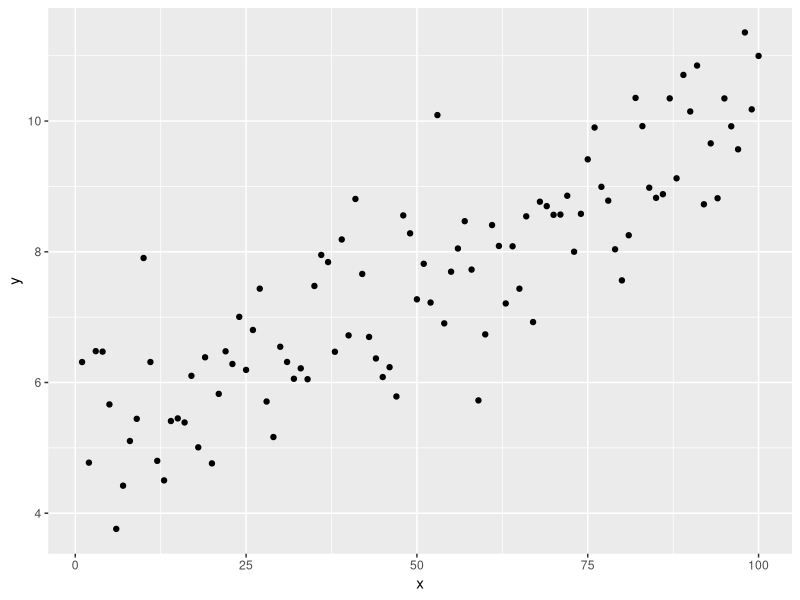
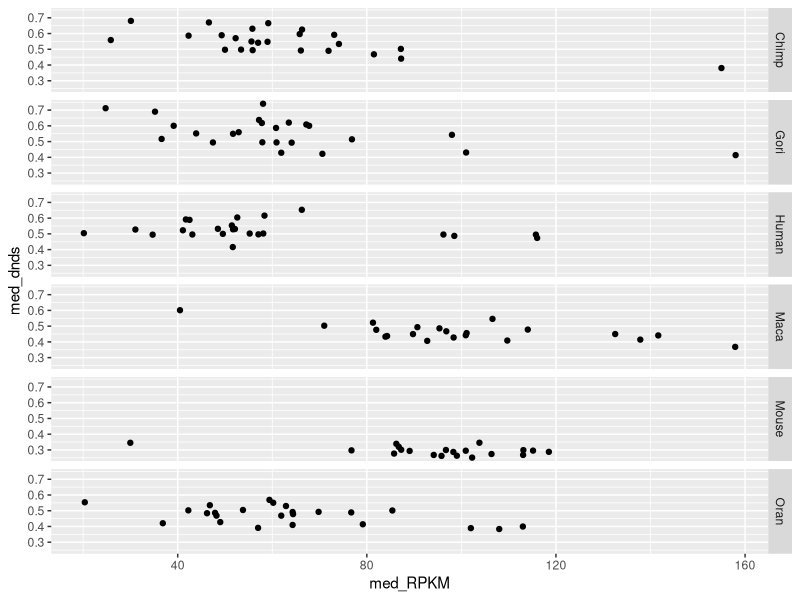
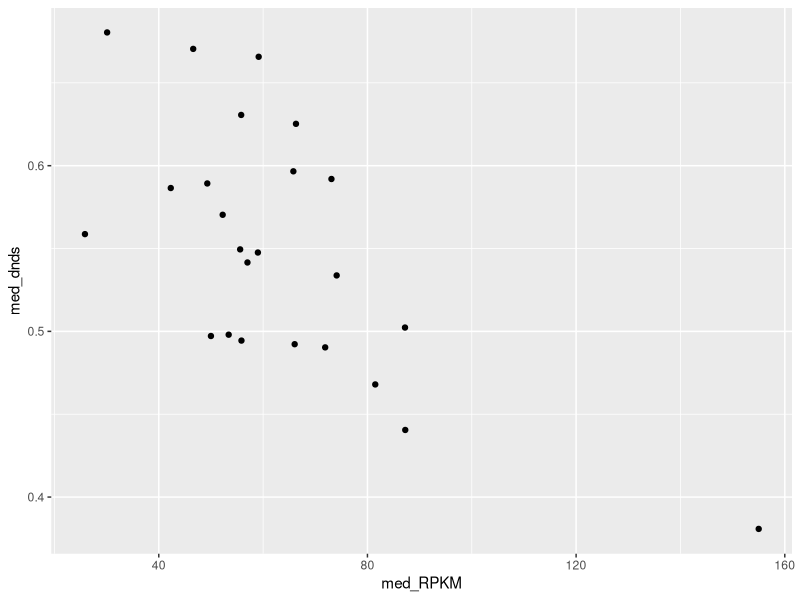
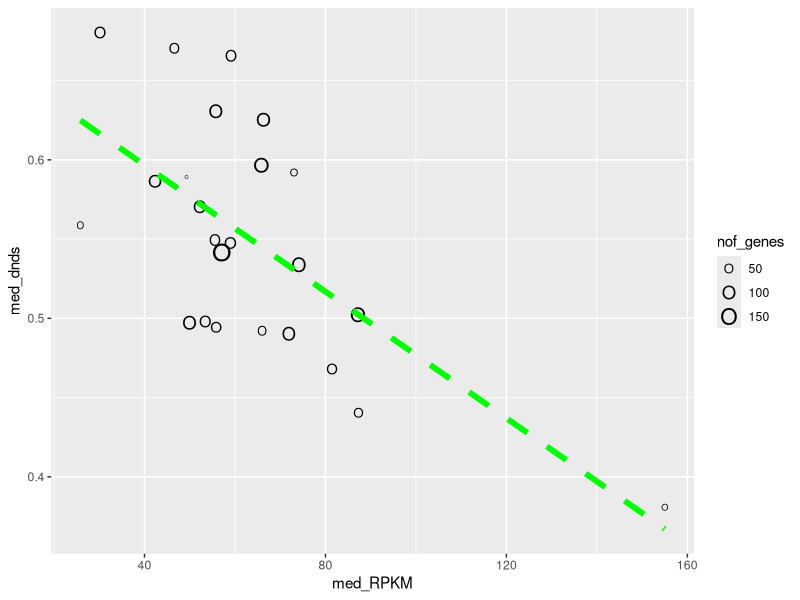
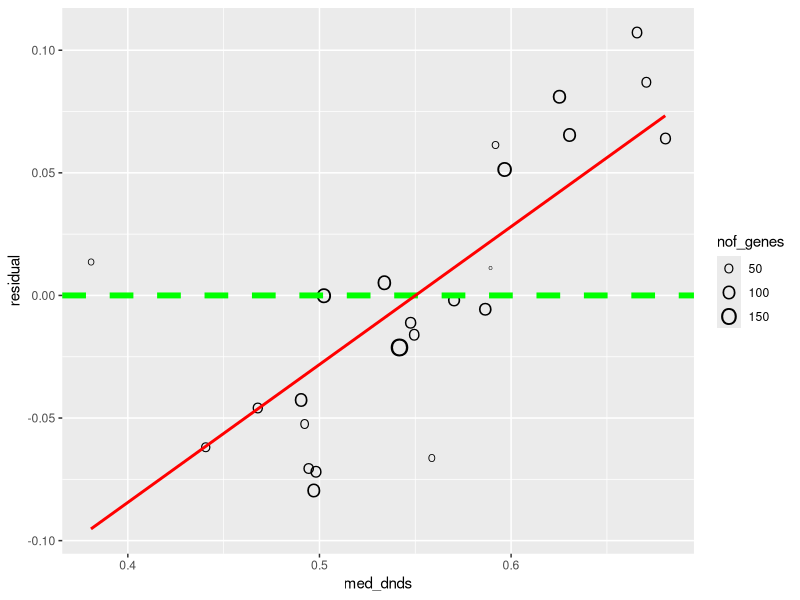
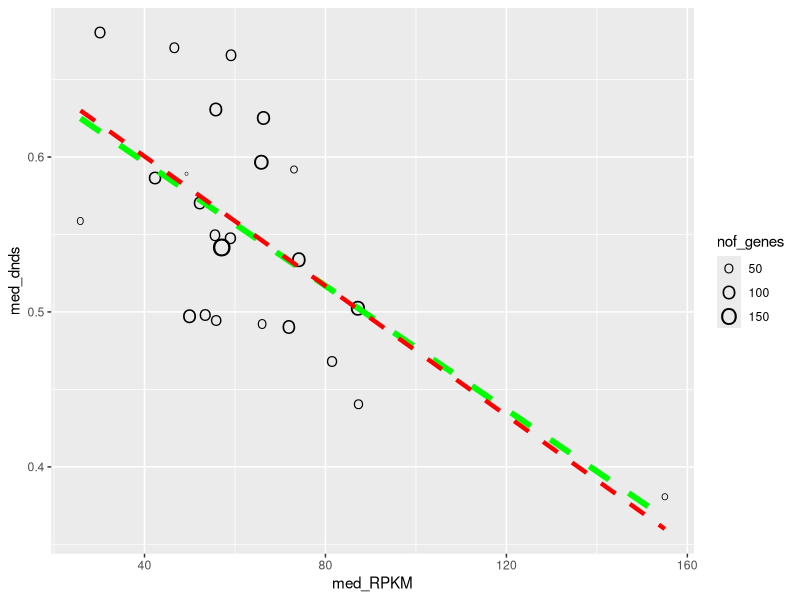
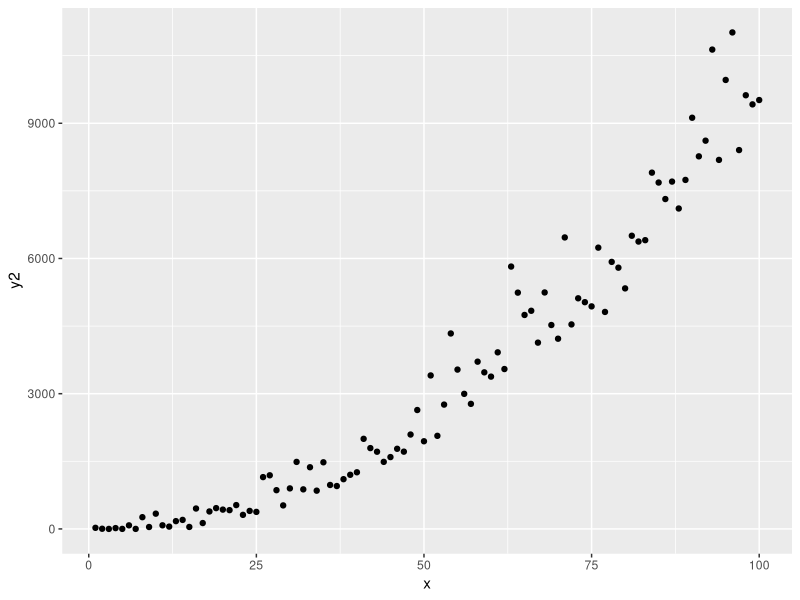

These charts were generated, in order, by the following R code:
## ---- chunk 1

library(tidyverse)
set.seed(0)

df    <- data.frame(x=1:100)
df$y  <- 5 + 0.05*(df$x) + rnorm(100)

plot1 <- ggplot(data = df, mapping = aes(x = x, y = y)) + 
  geom_point() + 
  NULL

plot(plot1)

## ---- chunk 2

library(tidyverse)
mammals <- read_csv(file = "../datasets/dataset.01.rsbl20150010supp1.csv")

## ---- chunk 3
mamm_summ = mammals %>%
  group_by(chr, Species) %>%
  summarise(med_RPKM = median(RPKM), med_dnds = median(dNdS), nof_genes = n())

ggplot(mamm_summ) + geom_point(mapping = aes(x = med_RPKM, y = med_dnds)) + facet_grid(Species~.)
## ---- chunk 4
chimp_data = mamm_summ %>% filter(Species == 'Chimp') %>% {.}
## ---- chunk 5

cor(df$x, df$y)

cor.test(df$x, df$y)

## ---- chunk 6
ggplot(chimp_data) + geom_point(mapping = aes(x = med_RPKM, y = med_dnds))
cor.test(chimp_data$med_RPKM, chimp_data$med_dnds)
## ---- chunk 7

fit <- lm(y ~ x, data = df) 
print(fit)

names(fit)

summary(fit)

## ---- chunk 8
fit_chimp = lm(data = chimp_data, med_dnds ~ med_RPKM)
## ---- chunk 9
summary(fit_chimp)
## ---- chunk 10
fit_chimp$coefficients
## ---- chunk 11
a = fit_chimp$coefficients['(Intercept)']
b = fit_chimp$coefficients['med_RPKM']
fit_line = a + b*chimp_data$med_RPKM
fit_plot = ggplot(chimp_data) + geom_point(mapping = aes(med_RPKM, med_dnds, size = nof_genes), shape = 'O') +
  geom_line(mapping = aes(med_RPKM, fit_line), color = 'green', size = 2, linetype = 2)
fit_plot
## ---- chunk 12
chimp_residuals = chimp_data
chimp_residuals['residual'] = fit_chimp$residuals

ggplot(chimp_residuals) + geom_point(mapping = aes(med_dnds, residual, size = nof_genes), shape = 'O') +
  geom_hline(mapping = aes(yintercept = 0), color = 'green', size = 2, linetype = 2) +
  geom_smooth(method='lm', mapping = aes(med_dnds, residual), color ='red', se = FALSE)
## ---- chunk 13
fit_chimp_w = lm(data = chimp_data, med_dnds ~ med_RPKM, weights = nof_genes)
aw = fit_chimp_w$coefficients['(Intercept)']
bw = fit_chimp_w$coefficients['med_RPKM']
fit_line_w = aw + bw*chimp_data$med_RPKM

fit_plot + geom_line(mapping = aes(med_RPKM, fit_line_w), color = 'red', size = 1.5, linetype = 2)

## ---- chunk 14

## ---- chunk 15

library(tidyverse)

set.seed(0)
df    <- data.frame(x=1:100)
df$y  <- 5 + 0.05*(df$x) + rnorm(100)
df$y2 <- (df$x + 5*rnorm(100))^2

plot1 <- ggplot(data = df, mapping = aes(x = x, y = y2)) + 
  geom_point() + 
  NULL

plot(plot1)

## ---- chunk 16
fit_bad = 
## ---- chunk 17

## ---- chunk 18

browseURL(url = "https://www.youtube.com/embed/hf3CdRvv9cc?autoplay=1")

